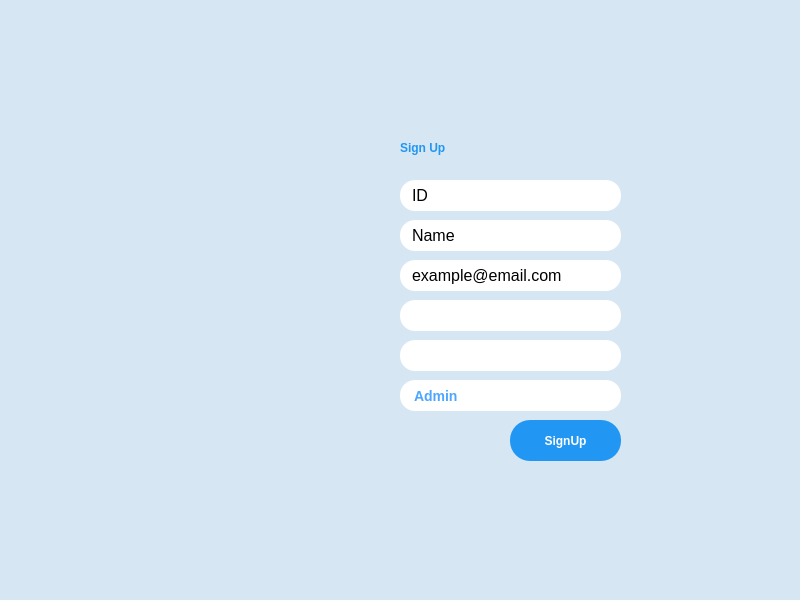
<?xml version="1.0" encoding="UTF-8"?>
<ui version="4.0">
 <class>SignUp</class>
 <widget class="QMainWindow" name="SignUp">
  <property name="geometry">
   <rect>
    <x>0</x>
    <y>0</y>
    <width>800</width>
    <height>600</height>
   </rect>
  </property>
  <property name="windowTitle">
   <string>MainWindow</string>
  </property>
  <property name="styleSheet">
   <string notr="true">background-color:rgb(214, 231, 243);</string>
  </property>
  <widget class="QWidget" name="centralwidget">
   <widget class="QPushButton" name="SignUp_button">
    <property name="geometry">
     <rect>
      <x>510</x>
      <y>420</y>
      <width>111</width>
      <height>41</height>
     </rect>
    </property>
    <property name="styleSheet">
     <string notr="true">QPushButton {
    background-color: #2196F3;
    color: #FFFFFF;
    border-radius: 20px;
    padding: 10px 20px;
    font-weight: bold;
}

QPushButton:hover {
    background-color: #1976D2;
}

QPushButton:pressed {
    background-color: #0D47A1;
}
</string>
    </property>
    <property name="text">
     <string>SignUp</string>
    </property>
   </widget>
   <widget class="QLineEdit" name="ID">
    <property name="geometry">
     <rect>
      <x>400</x>
      <y>180</y>
      <width>221</width>
      <height>31</height>
     </rect>
    </property>
    <property name="styleSheet">
     <string notr="true">QLineEdit {
    border-radius: 15px;
    background-color: white;
	font-size: 16px;
	padding-left: 10px;
    padding-right: 10px; 
}

QLineEdit:focus, QLineEdit:hover {
    border: 1px solid #4da6ff;
}</string>
    </property>
    <property name="text">
     <string>ID</string>
    </property>
    <property name="frame">
     <bool>false</bool>
    </property>
    <property name="echoMode">
     <enum>QLineEdit::Normal</enum>
    </property>
    <property name="placeholderText">
     <string/>
    </property>
   </widget>
   <widget class="QLineEdit" name="Email">
    <property name="geometry">
     <rect>
      <x>400</x>
      <y>260</y>
      <width>221</width>
      <height>31</height>
     </rect>
    </property>
    <property name="styleSheet">
     <string notr="true">QLineEdit {
    border-radius: 15px;
    background-color: white;
	font-size: 16px;
	padding-left: 10px;
    padding-right: 10px; 
}

QLineEdit:focus, QLineEdit:hover {
    border: 1px solid #4da6ff;
}</string>
    </property>
    <property name="text">
     <string>example@email.com</string>
    </property>
    <property name="frame">
     <bool>false</bool>
    </property>
    <property name="echoMode">
     <enum>QLineEdit::Normal</enum>
    </property>
    <property name="placeholderText">
     <string/>
    </property>
   </widget>
   <widget class="QLineEdit" name="Name">
    <property name="geometry">
     <rect>
      <x>400</x>
      <y>220</y>
      <width>221</width>
      <height>31</height>
     </rect>
    </property>
    <property name="styleSheet">
     <string notr="true">QLineEdit {
    border-radius: 15px;
    background-color: white;
	font-size: 16px;
	padding-left: 10px;
    padding-right: 10px; 
}

QLineEdit:focus, QLineEdit:hover {
    border: 1px solid #4da6ff;
}</string>
    </property>
    <property name="text">
     <string>Name</string>
    </property>
    <property name="frame">
     <bool>false</bool>
    </property>
    <property name="echoMode">
     <enum>QLineEdit::Normal</enum>
    </property>
    <property name="placeholderText">
     <string/>
    </property>
   </widget>
   <widget class="QLineEdit" name="password_1">
    <property name="geometry">
     <rect>
      <x>400</x>
      <y>300</y>
      <width>221</width>
      <height>31</height>
     </rect>
    </property>
    <property name="styleSheet">
     <string notr="true">QLineEdit {
    border-radius: 15px;
    background-color: white;
	font-size: 16px;
	padding-left: 10px;
    padding-right: 10px; 
}

QLineEdit:focus, QLineEdit:hover {
    border: 1px solid #4da6ff;
}</string>
    </property>
    <property name="text">
     <string/>
    </property>
    <property name="frame">
     <bool>false</bool>
    </property>
    <property name="echoMode">
     <enum>QLineEdit::Password</enum>
    </property>
    <property name="placeholderText">
     <string/>
    </property>
   </widget>
   <widget class="QLineEdit" name="password_2">
    <property name="geometry">
     <rect>
      <x>400</x>
      <y>340</y>
      <width>221</width>
      <height>31</height>
     </rect>
    </property>
    <property name="styleSheet">
     <string notr="true">QLineEdit {
    border-radius: 15px;
    background-color: white;
	font-size: 16px;
	padding-left: 10px;
    padding-right: 10px; 
}

QLineEdit:focus, QLineEdit:hover {
    border: 1px solid #4da6ff;
}</string>
    </property>
    <property name="text">
     <string/>
    </property>
    <property name="frame">
     <bool>false</bool>
    </property>
    <property name="echoMode">
     <enum>QLineEdit::Password</enum>
    </property>
    <property name="placeholderText">
     <string/>
    </property>
   </widget>
   <widget class="QLabel" name="picture">
    <property name="geometry">
     <rect>
      <x>90</x>
      <y>150</y>
      <width>241</width>
      <height>251</height>
     </rect>
    </property>
    <property name="text">
     <string/>
    </property>
   </widget>
   <widget class="QLabel" name="UserID_text">
    <property name="geometry">
     <rect>
      <x>400</x>
      <y>140</y>
      <width>71</width>
      <height>16</height>
     </rect>
    </property>
    <property name="styleSheet">
     <string notr="true">QLabel {
    color: #2196F3;
    font-weight: bold;
	background-color: transparent;
}
</string>
    </property>
    <property name="text">
     <string>Sign Up</string>
    </property>
   </widget>
   <widget class="QComboBox" name="userType">
    <property name="geometry">
     <rect>
      <x>400</x>
      <y>380</y>
      <width>221</width>
      <height>31</height>
     </rect>
    </property>
    <property name="styleSheet">
     <string notr="true">QComboBox {
    background-color: #ffffff;
    border-radius: 15px;
    padding: 5px;
	padding-left: 14px;
    color: #4da6ff;
    font-size: 14px;
    font-weight: bold;
    text-align: center;
}

QComboBox::drop-down {
    subcontrol-origin: padding;
    subcontrol-position: top right;
    width: 30px;
    border-left-width: 0px;
    border-top-right-radius: 20px;
    border-bottom-right-radius: 20px;
}

QComboBox::down-arrow {
    image: url(icons/down-arrow.png);
    width: 16px;
    height: 16px;
}

QComboBox QAbstractItemView {
    selection-background-color: transparent;
    selection-color: white;
    background-color: white;
    border-radius: 15px;
    padding: 5px;
    color: black;
    border: none;
    outline: none;
    scrollbar-color: #CCCCCC #F5F5F5;
    font-weight: regular;
}

QComboBox QAbstractItemView::item {
    height: 30px;
}

QComboBox QAbstractItemView::item:hover {
    background-color: white;
    border-radius: 15px;
    font-weight: bold;
}

QComboBox QAbstractItemView::item:selected {
    border-radius: 15px;
    color: #4da6ff;
}

QComboBox QAbstractItemView::item:focus {
    background-color: transparent;
    font-weight: bold;
}

QComboBox::focus {
    border: none;
}

QComboBox QAbstractItemView::scrollbar {
    background-color: #F5F5F5;
    width: 10px;
    border-radius: 5px;
}

QComboBox QAbstractItemView::scrollbar:vertical {
    margin-right: 5px;
}

QComboBox QAbstractItemView::scrollbar-handle:vertical {
    background-color: #CCCCCC;
    border-radius: 5px;
    min-height: 20px;
}

QComboBox QAbstractItemView::scrollbar-handle:vertical:hover {
    background-color: #BBBBBB;
}

QComboBox QAbstractItemView::scrollbar:horizontal {
    margin-bottom: 5px;
}

QComboBox QAbstractItemView::scrollbar-handle:horizontal {
    min-width: 20px;
}
</string>
    </property>
    <item>
     <property name="text">
      <string>Admin</string>
     </property>
    </item>
    <item>
     <property name="text">
      <string>Customer</string>
     </property>
    </item>
    <item>
     <property name="text">
      <string>Employee</string>
     </property>
    </item>
   </widget>
  </widget>
 </widget>
 <resources/>
 <connections/>
</ui>
